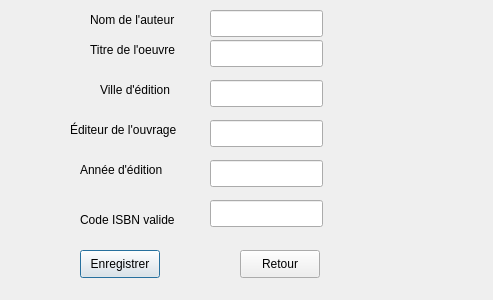
<?xml version="1.0" encoding="UTF-8"?>
<ui version="4.0">
 <class>ajouterOuvrageQtClass</class>
 <widget class="QDialog" name="ajouterOuvrageQtClass">
  <property name="geometry">
   <rect>
    <x>0</x>
    <y>0</y>
    <width>493</width>
    <height>300</height>
   </rect>
  </property>
  <property name="windowTitle">
   <string>Ajouter un ouvrage</string>
  </property>
  <widget class="QLineEdit" name="nomAuteurOuvrage">
   <property name="geometry">
    <rect>
     <x>210</x>
     <y>10</y>
     <width>113</width>
     <height>27</height>
    </rect>
   </property>
  </widget>
  <widget class="QLineEdit" name="titreOeuvreOuvrage">
   <property name="geometry">
    <rect>
     <x>210</x>
     <y>40</y>
     <width>113</width>
     <height>27</height>
    </rect>
   </property>
  </widget>
  <widget class="QLineEdit" name="villeEditionOuvrage">
   <property name="geometry">
    <rect>
     <x>210</x>
     <y>80</y>
     <width>113</width>
     <height>27</height>
    </rect>
   </property>
  </widget>
  <widget class="QLineEdit" name="editeurOuvrage">
   <property name="geometry">
    <rect>
     <x>210</x>
     <y>120</y>
     <width>113</width>
     <height>27</height>
    </rect>
   </property>
  </widget>
  <widget class="QLineEdit" name="anneeEditionOuvrage">
   <property name="geometry">
    <rect>
     <x>210</x>
     <y>160</y>
     <width>113</width>
     <height>27</height>
    </rect>
   </property>
  </widget>
  <widget class="QLineEdit" name="codeISBNOuvrage">
   <property name="geometry">
    <rect>
     <x>210</x>
     <y>200</y>
     <width>113</width>
     <height>27</height>
    </rect>
   </property>
   <property name="text">
    <string/>
   </property>
  </widget>
  <widget class="QLabel" name="label">
   <property name="geometry">
    <rect>
     <x>90</x>
     <y>10</y>
     <width>91</width>
     <height>20</height>
    </rect>
   </property>
   <property name="text">
    <string>Nom de l'auteur</string>
   </property>
  </widget>
  <widget class="QLabel" name="label_2">
   <property name="geometry">
    <rect>
     <x>90</x>
     <y>40</y>
     <width>91</width>
     <height>20</height>
    </rect>
   </property>
   <property name="text">
    <string>Titre de l'oeuvre</string>
   </property>
  </widget>
  <widget class="QLabel" name="label_3">
   <property name="geometry">
    <rect>
     <x>100</x>
     <y>80</y>
     <width>81</width>
     <height>20</height>
    </rect>
   </property>
   <property name="text">
    <string>Ville d'édition</string>
   </property>
  </widget>
  <widget class="QLabel" name="label_4">
   <property name="geometry">
    <rect>
     <x>70</x>
     <y>120</y>
     <width>111</width>
     <height>20</height>
    </rect>
   </property>
   <property name="text">
    <string>Éditeur de l'ouvrage</string>
   </property>
  </widget>
  <widget class="QLabel" name="label_5">
   <property name="geometry">
    <rect>
     <x>80</x>
     <y>160</y>
     <width>91</width>
     <height>20</height>
    </rect>
   </property>
   <property name="text">
    <string>Année d'édition</string>
   </property>
  </widget>
  <widget class="QLabel" name="label_6">
   <property name="geometry">
    <rect>
     <x>80</x>
     <y>210</y>
     <width>101</width>
     <height>20</height>
    </rect>
   </property>
   <property name="text">
    <string>Code ISBN valide</string>
   </property>
  </widget>
  <widget class="QPushButton" name="enregistrerOuvrage">
   <property name="geometry">
    <rect>
     <x>80</x>
     <y>250</y>
     <width>80</width>
     <height>28</height>
    </rect>
   </property>
   <property name="text">
    <string>Enregistrer</string>
   </property>
  </widget>
  <widget class="QPushButton" name="retourOuvrage">
   <property name="geometry">
    <rect>
     <x>240</x>
     <y>250</y>
     <width>80</width>
     <height>28</height>
    </rect>
   </property>
   <property name="text">
    <string>Retour</string>
   </property>
  </widget>
  <widget class="QLabel" name="erreurOuvrage">
   <property name="geometry">
    <rect>
     <x>370</x>
     <y>30</y>
     <width>101</width>
     <height>221</height>
    </rect>
   </property>
   <property name="text">
    <string/>
   </property>
   <property name="wordWrap">
    <bool>true</bool>
   </property>
  </widget>
 </widget>
 <layoutdefault spacing="6" margin="11"/>
 <resources/>
 <connections>
  <connection>
   <sender>retourOuvrage</sender>
   <signal>clicked()</signal>
   <receiver>ajouterOuvrageQtClass</receiver>
   <slot>close()</slot>
   <hints>
    <hint type="sourcelabel">
     <x>279</x>
     <y>263</y>
    </hint>
    <hint type="destinationlabel">
     <x>246</x>
     <y>149</y>
    </hint>
   </hints>
  </connection>
 </connections>
</ui>
